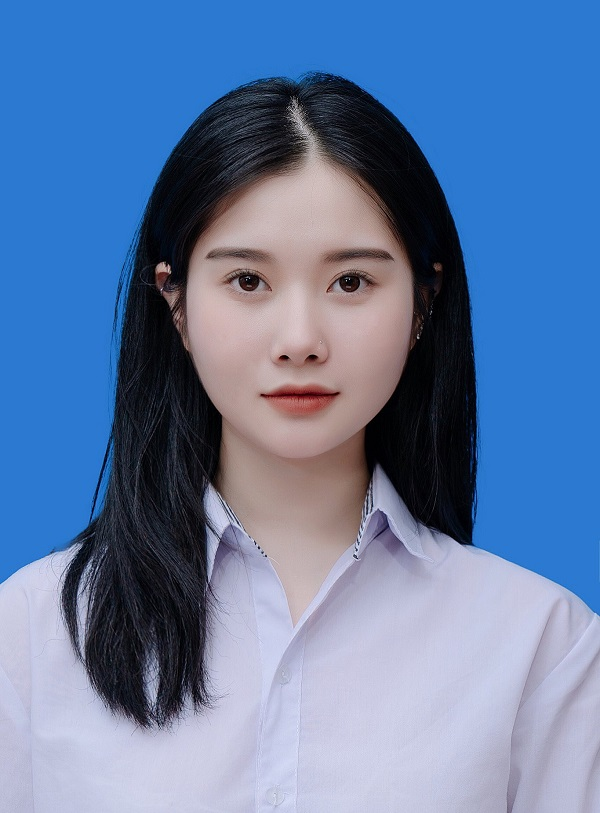
#> input picture HW2/ex234_images/girl.jpg, 600 x 813 px
$ jupyter execute --allow-errors ex234.ipynb
#> lines starting #> are read from the running program, lines starting #| are printed output that depends on the picture
[cell 1]
import io
import ipywidgets as widgets
import matplotlib.pyplot as plt
import PIL.Image
import numpy as np
import urllib
from skimage.transform import resize
from matplotlib.image import imread
import os
from IPython.display import display
from skimage import io as io_url
import cv2
import numpy as np
from PIL import Image

[cell 2]
# Create image widgets
image3_spatial = widgets.Image(format='png', width=500, height=500, description='Spatial')
image3_freq    = widgets.Image(format='png', width=500, height=500, description='Frequency')
sidebyside     = widgets.HBox([image3_spatial, image3_freq])

# Create slider/select widgets
slider_inner   = widgets.FloatSlider(value=0,      min=0, max=1,      step=0.01, description='Inner radius')
slider_outer   = widgets.FloatSlider(value=1.44/2, min=0, max=1.44/2, step=0.01, description='Outer radius')

buf            = io.BytesIO()

#> (the rest of this cell did not finish here and is left out)

[cell 3]
def read_img(img_path, img_size=(512, 512)):
  """
    + Đọc ảnh
    + Chuyển thành grayscale
    + Thay đổi kích thước ảnh thành img_size
  """
#> called with img_path = 'ex234_images/girl.jpg', img_size = (512, 512)
  img = cv2.imread(img_path, 0)
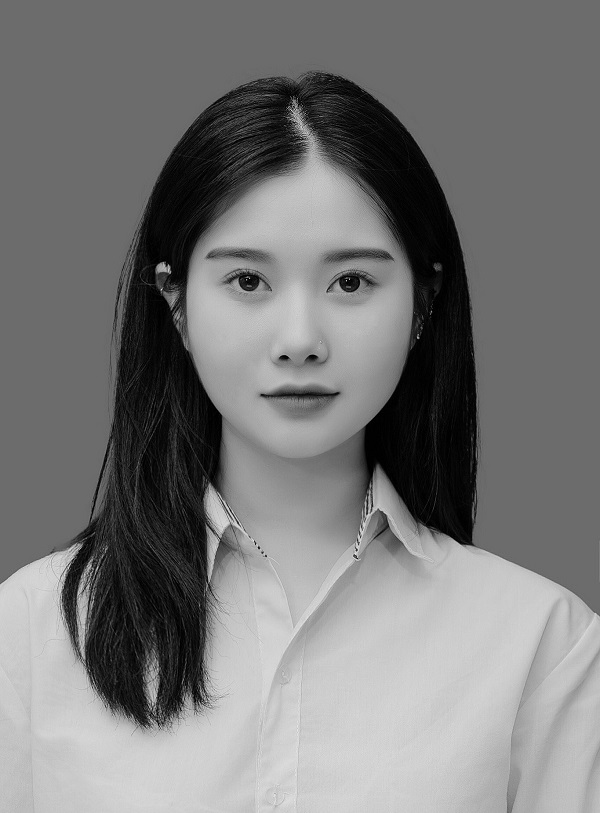
#> img: shape (813, 600); min 0, max 232, mean 120.5
  img = cv2.resize(img, img_size)
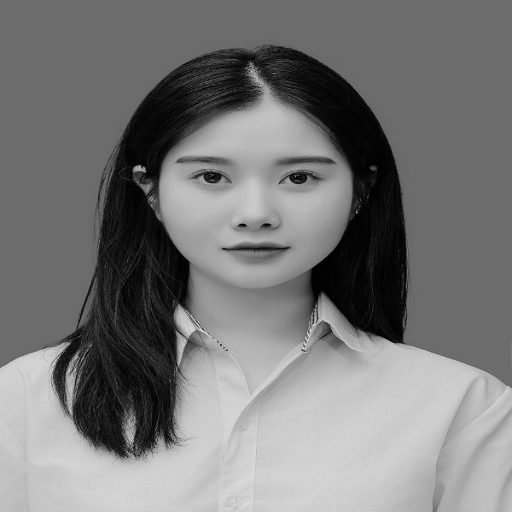
#> img: shape (512, 512); min 0, max 224, mean 120.4
#> call 2 of read_img, with img_path = 'ex234_images/dog.jpg', img_size = (512, 512)
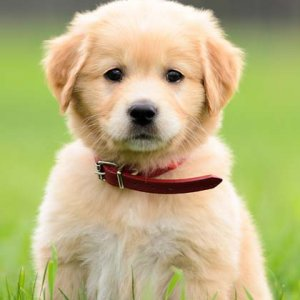
#> input picture HW2/ex234_images/dog.jpg, 300 x 300 px
#> in read_img (call 2), `img = cv2.imread(img_path, 0)`:
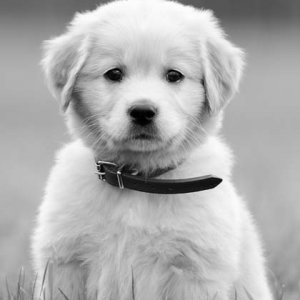
#> img: shape (300, 300); min 0, max 255, mean 175.9
  return img


def create_hybrid_img(img1, img2, r):
  """
  Create hydrid image
  Params:
    img1: numpy image 1
    img2: numpy image 2
    r: radius that defines the filled circle of frequency of image 1. Refer to the homework title to know more.
  """
#> called with r = 14
  f_img1 = np.fft.fftshift(np.fft.fft2(img1))
  f_img2 = np.fft.fftshift(np.fft.fft2(img2))

  rows, cols = img1.shape[:2]
#> rows = 512; cols = 512
  crow, ccol = rows // 2, cols // 2
#> crow = 256; ccol = 256
  mask = np.zeros((rows, cols), dtype=np.uint8)
  mask[crow-r:crow+r, ccol-r:ccol+r] = 1

  f_img1_filtered = f_img1 * mask
  f_img2_filtered = f_img2 * (1 - mask)

  f_hybrid = f_img1_filtered + f_img2_filtered

  hybrid_img = np.abs(np.fft.ifft2(np.fft.ifftshift(f_hybrid)))
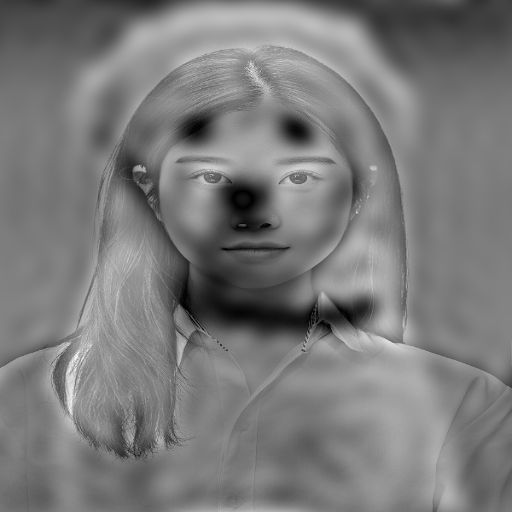
#> hybrid_img: shape (512, 512) float64; min 0.313, max 364.4, mean 175.8; drawn with min black and max white

  hybrid_img = np.clip(hybrid_img, 0, 255).astype(np.uint8)
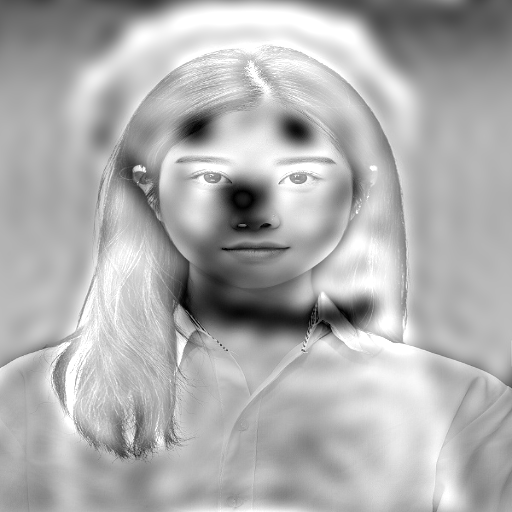
#> hybrid_img: shape (512, 512); min 0, max 255, mean 175.1

  return hybrid_img
